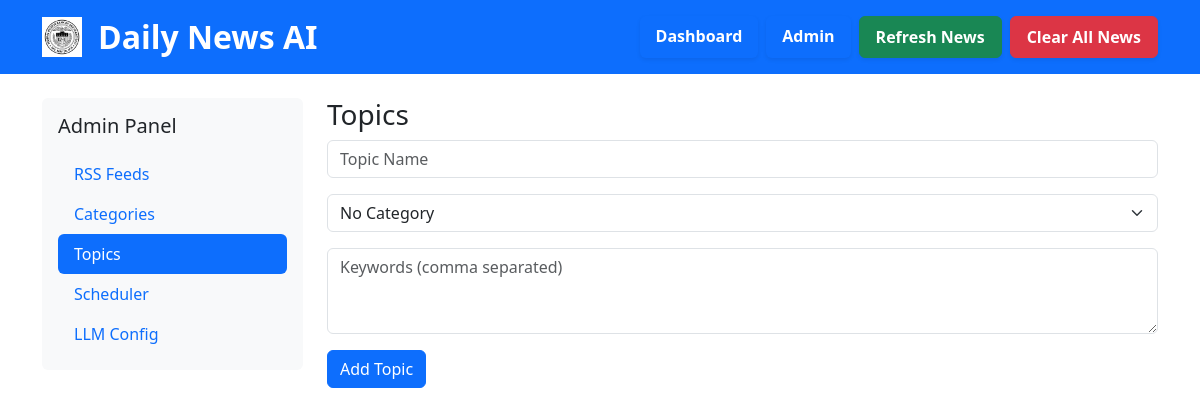
The app's page /admin/topics, older data.
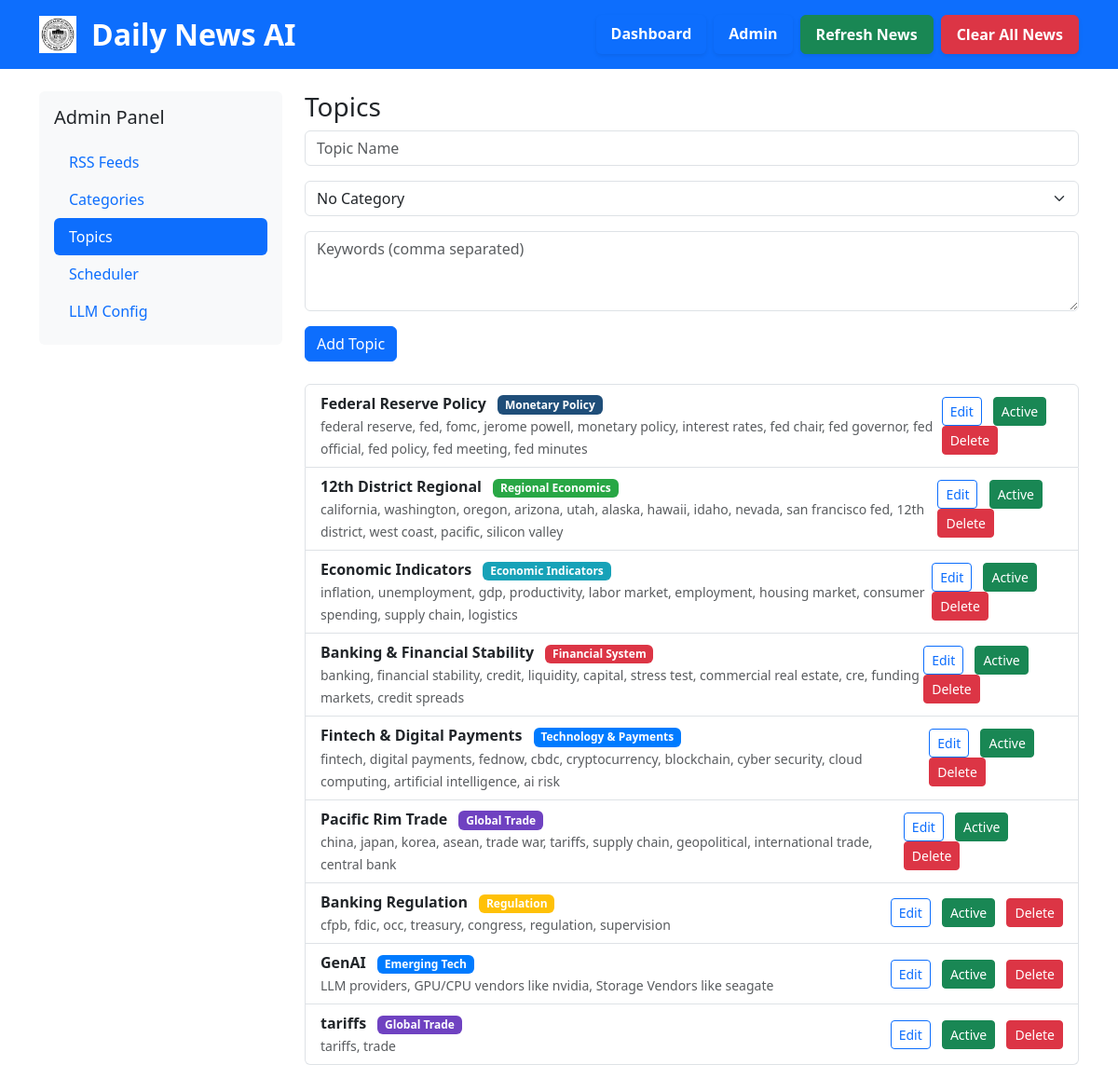
The same page, newer data.
### database.py (models this page shows)
class Base(DeclarativeBase):
    pass

class Topic(Base):
    __tablename__ = 'topics'
    id = Column(Integer, primary_key=True)
    name = Column(String(100), nullable=False)
    keywords = Column(Text, nullable=False)
    category_id = Column(Integer, ForeignKey('categories.id'))
    active = Column(Boolean, default=True)
    category = relationship("Category")

class Category(Base):
    __tablename__ = 'categories'
    id = Column(Integer, primary_key=True)
    name = Column(String(100), nullable=False)
    description = Column(Text)
    color = Column(String(7), default='#007bff')  # Hex color code
    active = Column(Boolean, default=True)

### app.py (the view)
@app.route('/admin/topics')
def admin_topics():
    db = SessionLocal()
    try:
        topics = db.query(Topic).options(joinedload(Topic.category)).all()
        categories = db.query(Category).filter(Category.active == True).all()
        return render_template('admin_topics.html', topics=topics, categories=categories, active_tab='topics')
    finally:
        db.close()

### templates/admin_topics.html (shortened to what this page needs)
{% extends "admin_base.html" %}
{% block admin_content %}
<h3>Topics</h3>
<form method="POST" action="{{ url_for('add_topic') }}" class="mb-4">
    <div class="mb-3">
        <input type="text" class="form-control" name="name" placeholder="Topic Name" required>
    </div>
    <div class="mb-3">
        <select class="form-select" name="category_id">
            <option value="">No Category</option>
        </select>
    </div>
    <div class="mb-3">
        <textarea class="form-control" name="keywords" placeholder="Keywords (comma separated)" rows="3"
            required></textarea>
    </div>
    <button type="submit" class="btn btn-primary">Add Topic</button>
</form>
<div class="list-group">
    {% for topic in topics %}
    <div class="list-group-item d-flex justify-content-between align-items-center">
        <div>
            <strong>{{ topic.name }}</strong>
            {% if topic.category %}
            <span class="badge ms-2" style="background-color: {{ topic.category.color }}; color: white;">{{
                topic.category.name }}</span>
            {% endif %}
            <br>
            <small class="text-muted">{{ topic.keywords }}</small>
        </div>
        <div>
            <button class="btn btn-sm btn-outline-primary me-2"
                onclick="editTopic('{{ topic.id }}', '{{ topic.name }}', '{{ topic.keywords }}', '{{ topic.category_id }}')">
                Edit
            </button>
            <a href="{{ url_for('toggle_topic', topic_id=topic.id) }}"
                class="btn btn-sm {% if topic.active %}btn-success{% else %}btn-secondary{% endif %} me-2">
                {% if topic.active %}Active{% else %}Inactive{% endif %}
            </a>
            <a href="{{ url_for('delete_topic', topic_id=topic.id) }}" class="btn btn-sm btn-danger"
                onclick="return confirm('Are you sure you want to delete this topic?')">
                Delete
            </a>
        </div>
    </div>
    {% endfor %}
</div>
{% endblock %}

Row changes from the older to the newer data that the page shows:
added Topic: name "Federal Reserve Policy", category.name "Monetary Policy", keywords "federal reserve, fed, fomc, jerome powell, monetary policy, interest rates, fed chair, fed governor, fed official, fed policy, fed meeting, fed minutes", active "Active"
added Topic: name "12th District Regional", category.name "Regional Economics", keywords "california, washington, oregon, arizona, utah, alaska, hawaii, idaho, nevada, san francisco fed, 12th district, west coast, pacific, silicon valley", active "Active"
added Topic: name "Economic Indicators", category.name "Economic Indicators", keywords "inflation, unemployment, gdp, productivity, labor market, employment, housing market, consumer spending, supply chain, logistics", active "Active"
added Topic: name "Banking & Financial Stability", category.name "Financial System", keywords "banking, financial stability, credit, liquidity, capital, stress test, commercial real estate, cre, funding markets, credit spreads", active "Active"
added Topic: name "Fintech & Digital Payments", category.name "Technology & Payments", keywords "fintech, digital payments, fednow, cbdc, cryptocurrency, blockchain, cyber security, cloud computing, artificial intelligence, ai risk", active "Active"
added Topic: name "Pacific Rim Trade", category.name "Global Trade", keywords "china, japan, korea, asean, trade war, tariffs, supply chain, geopolitical, international trade, central bank", active "Active"
added Topic: name "Banking Regulation", category.name "Regulation", keywords "cfpb, fdic, occ, treasury, congress, regulation, supervision", active "Active"
added Topic: name "GenAI", category.name "Emerging Tech", keywords "LLM providers, GPU/CPU vendors like nvidia, Storage Vendors like seagate", active "Active"
added Topic: name "tariffs", category.name "Global Trade", keywords "tariffs, trade", active "Active"
